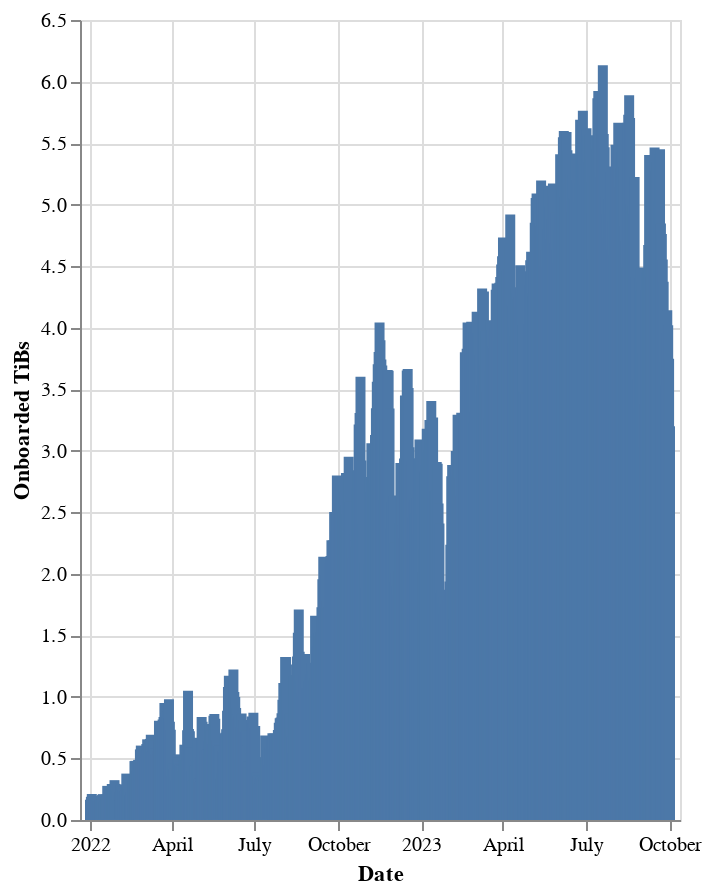

Notebook source saved alongside this figure:
### Markdown cell above
::: {layout="[ [3, 2] ]"}

### Code cell
# | output: true

display(Markdown(f"### Data Onboarding Rate"))

c = (
    alt.Chart(df)
    .mark_bar()
    .encode(
        x=alt.X("date:T", title="Date"),
        y=alt.Y("onboarded_tibs:Q", title="Onboarded TiBs"),
        tooltip=[
            alt.Tooltip("date:T", title="Date"),
            alt.Tooltip("onboarded_tibs:Q", title="Onboarded TiBs"),
        ],
    )
    .properties(width="container", height=400)
    .interactive(bind_y=False)
)

c.display()

### Figure 1 — Vega-Lite specification as saved in the notebook (floating-point values rounded to 4 significant figures; data arrays with more than 128 entries replaced by an {"elided": "..."} marker saying what was removed)
{"config": {"view": {"continuousWidth": 300, "continuousHeight": 300}}, "data": {"name": "data-cd943b769dfc2935f3432132db332e09"}, "mark": {"type": "bar"}, "encoding": {"tooltip": [{"field": "date", "title": "Date", "type": "temporal"}, {"field": "onboarded_tibs", "title": "Onboarded TiBs", "type": "quantitative"}], "x": {"field": "date", "title": "Date", "type": "temporal"}, "y": {"field": "onboarded_tibs", "title": "Onboarded TiBs", "type": "quantitative"}}, "height": 400, "params": [{"name": "param_1", "select": {"type": "interval", "encodings": ["x"]}, "bind": "scales"}], "width": "container", "$schema": "https://vega.github.io/schema/vega-lite/v5.14.1.json", "datasets": {"data-cd943b769dfc2935f3432132db332e09": {"elided": "640 records"}}}
